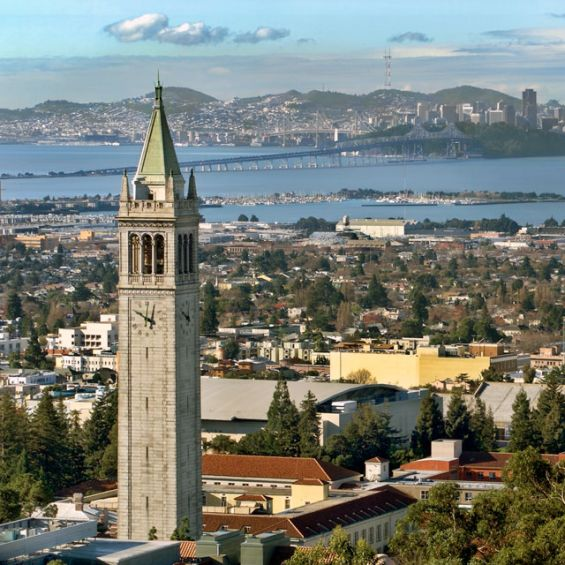
%> input picture q1.jpg, 565 x 565 px
$ octave SSProjectPhase1_400100616.m   (GNU Octave 9; MATLAB toolbox functions it lacks are replaced by stand-ins)
%> lines starting %> are read from the running program, lines starting %| are printed output that depends on the picture
%% 1

%Remove any variables in memory space
clc;
clear all;
close all;

%Part1
%Loading image
img=imread("q1.jpg");
%> img is the input picture: size 565x565x3 uint8; mean R, G, B 120.4, 125.7, 118.7
figure('Name','Original Image');
imshow(img);
%grayscale image
gray_img=rgb2gray(img);
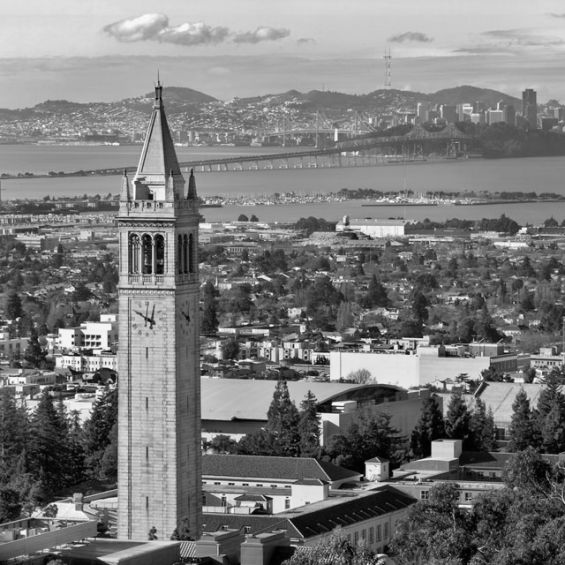
%> gray_img: size 565x565 uint8; min 0, max 255, mean 123.3
figure('Name','Gray Scale Image');
imshow(gray_img);
%Get Fourier Transform of an image
F = fft2(gray_img);
figure('Name','Fourier transform of an image');
imshow(abs(F), []);
%Get the centered spectrum
Fsh = fftshift(F);
figure('Name','Centered fourier transform of Image');
imshow(abs(Fsh), []);
%apply log transform
log_img = log(1+abs(Fsh));
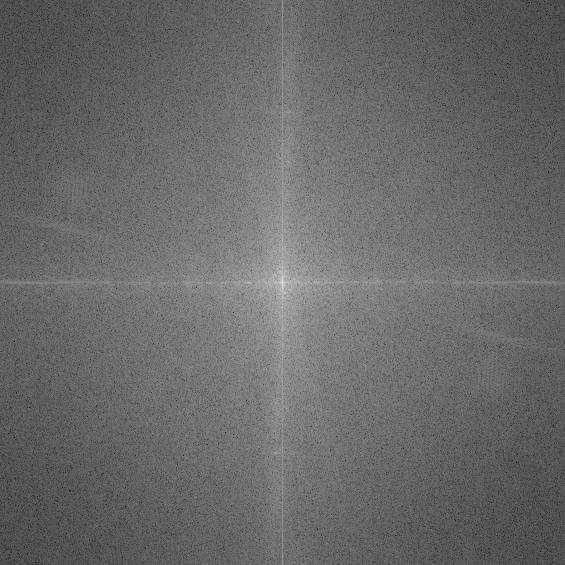
%> log_img: size 565x565 double; min 1.88, max 17.49, mean 8.35; drawn with min black and max white
log_img=log_img-min(log_img(:));
log_img=log_img/max(log_img(:));
figure('Name','Log fourier transform of Image');
imshow(log_img);
%Writing image
imwrite(log_img,"q1-res1.png");

%Part2
%Get Fourier Transform and centered spectrum of an image
Fshc= fftshift(fft2(img));
%Filtering image
[cL, cH] = getfilters(50);
h_ft = Fshc .* cH;
%Add image to filter image
Fshc=Fshc+h_ft;
%Get invers Fourier Transform and centered spectrum of an image
high_filtered_image = ifft2(ifftshift(Fshc), 'symmetric');
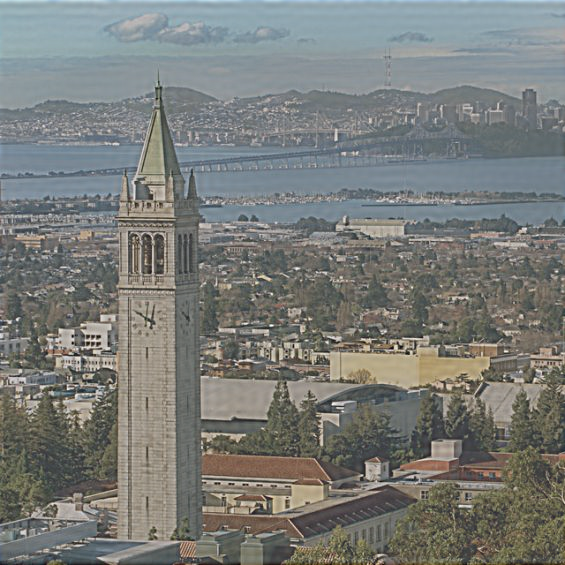
%> high_filtered_image: size 565x565x3 double; mean R, G, B 120.4, 125.7, 118.7; mean of the top-left, top-right, bottom-left and bottom-right quarters 151.7, 144.3, 106.4, 84.3; drawn with min black and max white
high_f = uint8(abs(high_filtered_image));
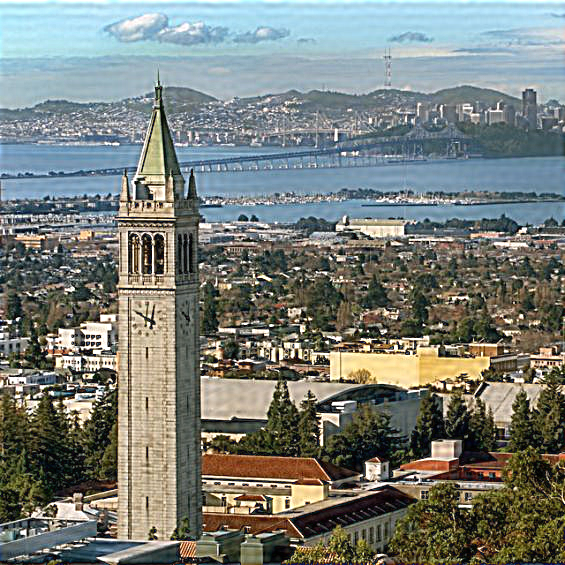
%> high_f: size 565x565x3 uint8; mean R, G, B 120.6, 126.2, 120.4
%Show image
figure('Name','sharp image');
imshow(high_f);
%Writing image
imwrite(high_f,"q1-res2.png");

%Part3
k=1;
Fshco= fftshift(fft2(img));
%imgg=double(img)+abs(k.*ifft(ifftshift(4.*(pi.^2).*(abs(Fshco).^2).*Fshco)));
%> the run ends on the next line
for i=1:565
% [70 lines not run here, left out]
function [cL,cH] = getfilters(radius)
    [x,y] = meshgrid(-282:282,-282:282);
    z = sqrt(x.^2+y.^2);
    cL = z < radius;
    cH = ~cL;
end
